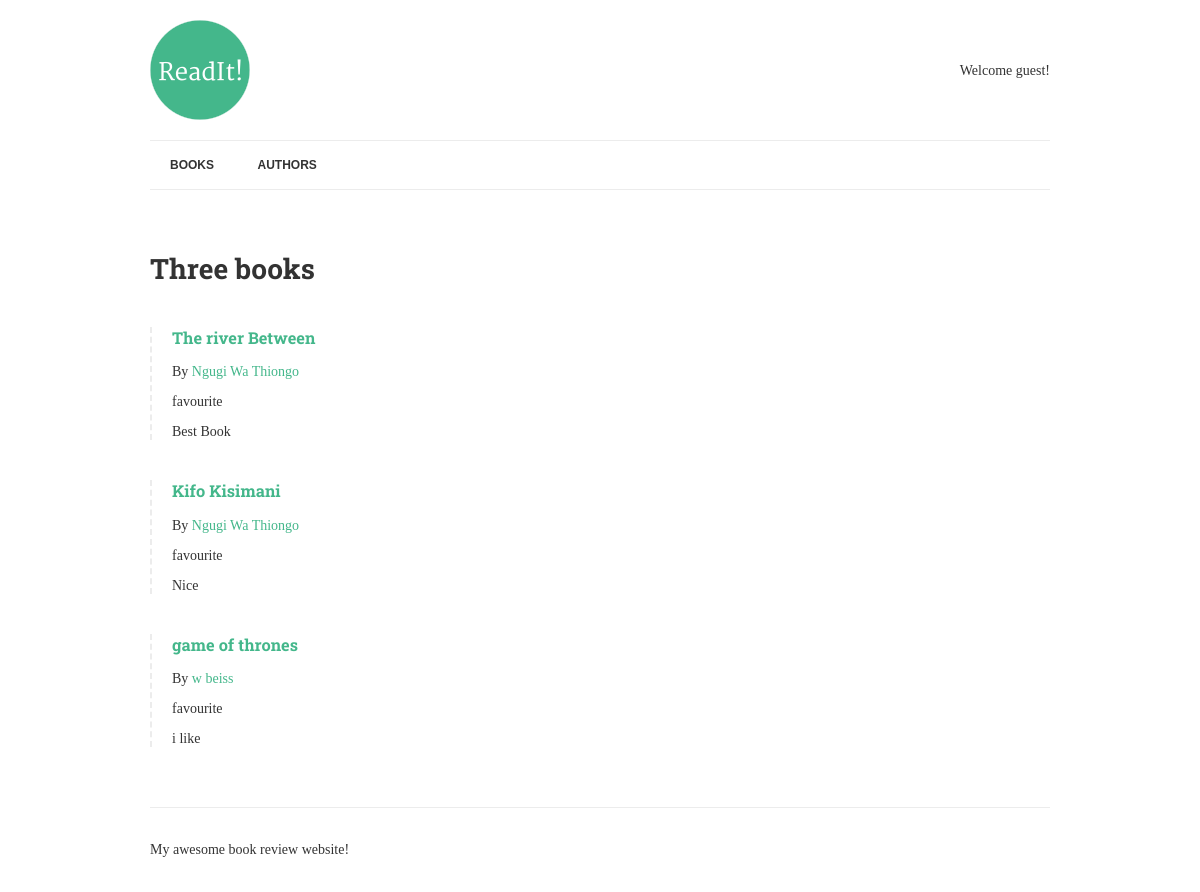
The app's page /, older data.
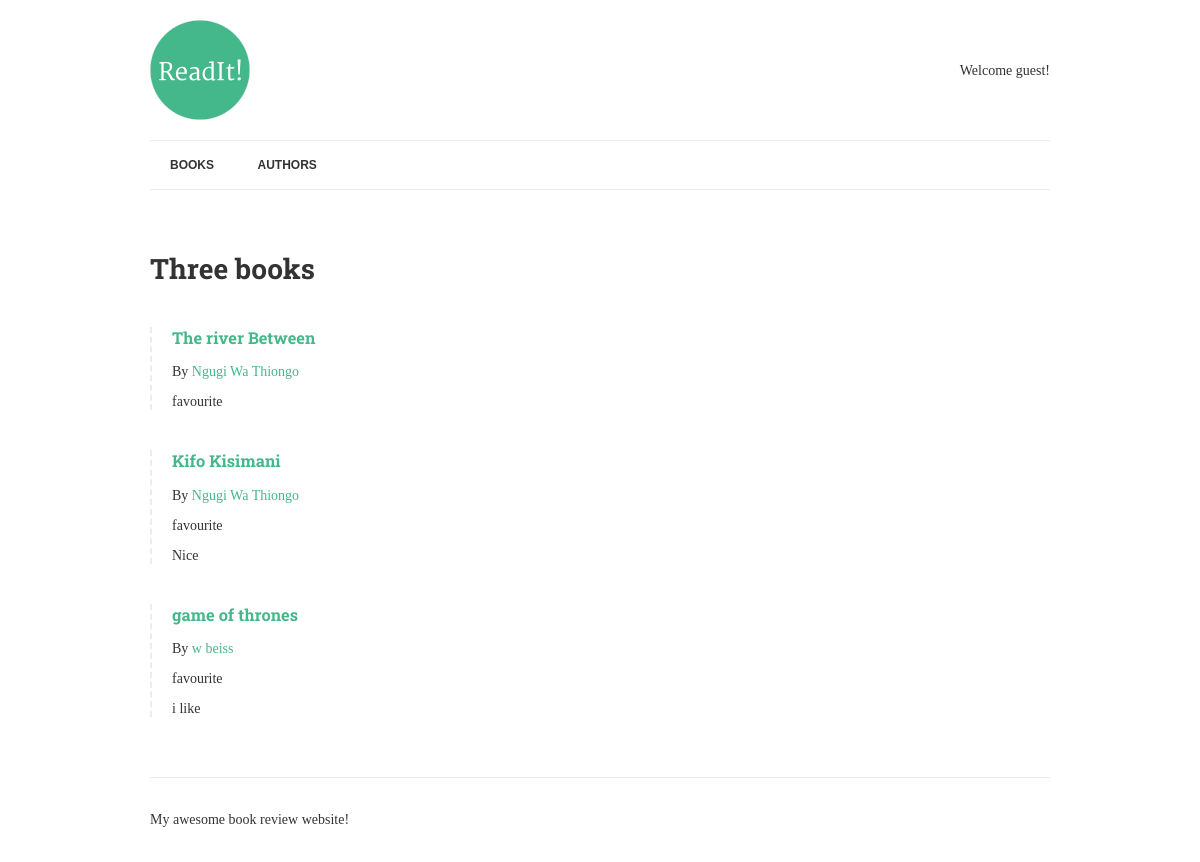
The same page, newer data.
### books/models.py (models this page shows, shortened)
class Book(models.Model):
    title = models.CharField(max_length=150)
    authors = models.ManyToManyField("Author", related_name="books")
    review = models.TextField(blank=True, null=True)
    date_reviewed = models.DateTimeField(blank=True, null=True)
    is_favourite = models.BooleanField(default=False, verbose_name="Favourite?")

### books/views.py (the view)
# urls.py: path('', views.list_books, name='books'),
def list_books(request):
    books = Book.objects.exclude(date_reviewed__isnull=True).prefetch_related('authors')
    context = {
        'books': books
    }
    return render(request, 'list.html', context)

### books/templates/list.html
{% extends "base.html" %}
{% load humanize %}
{% block content %}
	<h1>{{ books.count|apnumber|title }} book{{ books.count|pluralize }}</h1>
	{% for book in books %}
		{% include "book-detail.html" %}
	{% endfor %}
{% endblock %}

### books/templates/book-detail.html
<div class="book">
	<h3><a href="{% url 'book-detail' book.pk %}">{{ book.title }}</a></h3>
	<p>By {% for author in book.authors.all %}<a href="{% url 'author-detail' author.pk %}">{{ author.name }}</a>{% endfor %}</p>
	{% if book.is_favourite %}<p class="highlight">favourite</p>{% endif %}
	<p>{{ book.review|linebreaks }}</p>
</div>

Row changes from the older to the newer data that the page shows:
changed Book "The river Between": review "Best Book" → (not shown)
